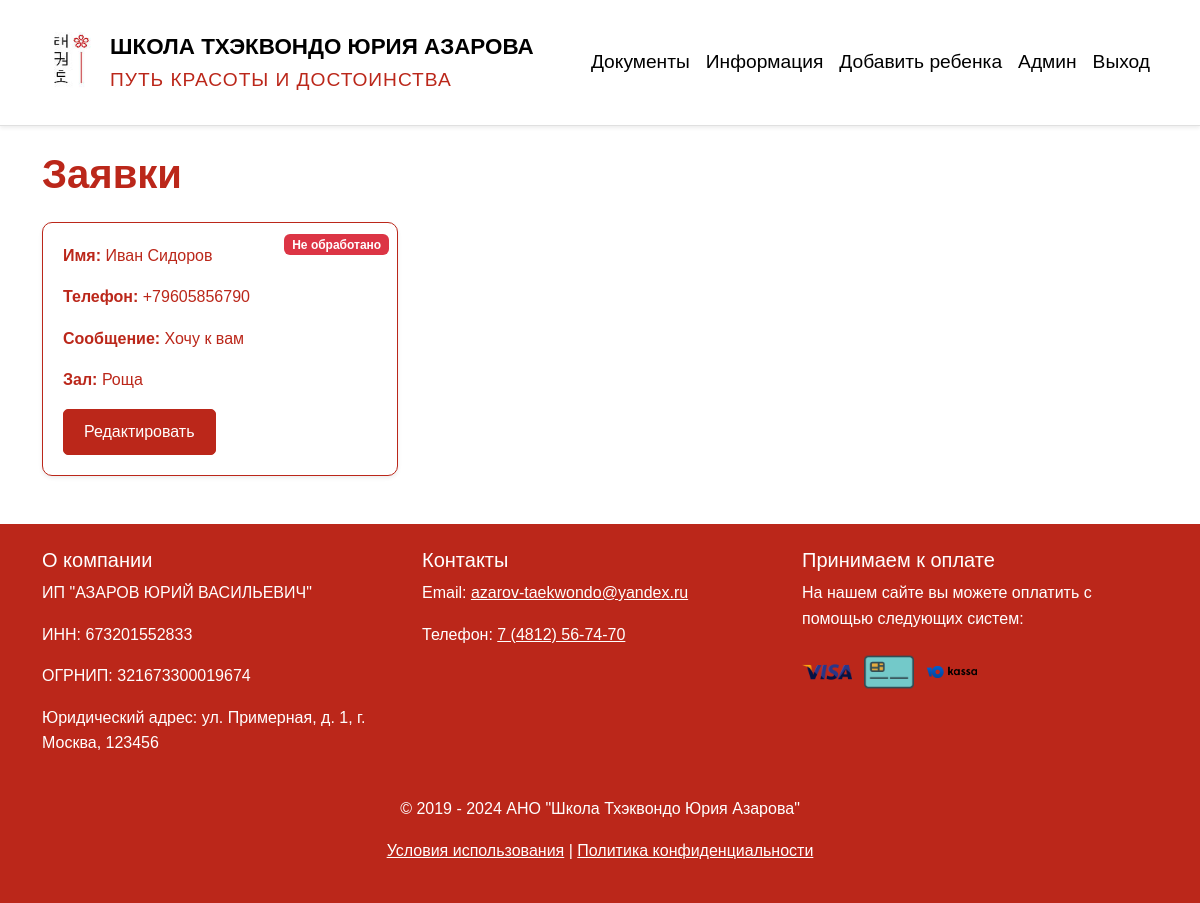
The page /applications/ (signed in) on the database its author committed.
### payments/models.py (models this page shows, shortened)
class Application(models.Model):
    name = models.CharField(max_length=100, blank=True, null=True)
    phone = models.CharField(max_length=20, blank=True, null=True)
    message = models.TextField(blank=True, null=True)
    status = models.BooleanField(default=False)
    hall = models.ForeignKey(Hall, on_delete=models.SET_NULL, null=True, blank=True)
    received_at = models.DateTimeField(auto_now_add=True)
    class Meta:
        verbose_name = 'Заявка'
        verbose_name_plural = 'Заявки'

class Hall(models.Model):
    name = models.CharField(max_length=100)
    trainer = models.ForeignKey(Trainer, on_delete=models.CASCADE)
    month_price = models.DecimalField(max_digits=10, decimal_places=2)
    additional_expenses = models.DecimalField(max_digits=10, decimal_places=2)
    class Meta:
        verbose_name = 'Зал'
        verbose_name_plural = 'Залы'

### payments/views.py (the view)
# urls.py: path('applications/', views.application_list, name='applications'),
def application_list(request):
    applications = Application.objects.all()
    return render(request, 'applications/application_list.html', {'applications': applications})

### templates/applications/application_list.html (shortened to what this page needs)
{% extends 'base.html' %}
{% block content %}
<h1 class="mb-4">Заявки</h1>
<div class="row">
    {% for application in applications %}
    <div class="col-md-4 mb-4">
        <div class="card shadow-sm h-100">
            <div class="position-absolute top-0 end-0 p-2">
                {% if application.status  %}
                    <span class="badge bg-success">Обработано</span>
                {% else %}
                    <span class="badge bg-danger">Не обработано</span>
                {% endif %}
            </div>
            <div class="card-body">
                <p class="card-text"><strong>Имя:</strong> {{ application.name }} </p>
                <p class="card-text"><strong>Телефон:</strong> {{ application.phone }}</p>
                <p class="card-text"><strong>Сообщение:</strong> {{ application.message }}</p>
                <p class="card-text">
                    <strong>Зал:</strong>
                    {% if application.hall %}
                    {{ application.hall.name }}
                    {% else %}
                    Не назначено
                    {% endif %}
                </p>
                <a href="{% url 'application-update' application.id %}" class="btn btn-primary">Редактировать</a>
            </div>
        </div>
    </div>
    {% endfor %}
</div>
{% endblock %}

### static/css/style.css (style rules this page uses)
body { font-family: Arial, sans-serif; line-height: 1.6; }
:root { --primary-color: rgba(187,39,26); --secondary-color: #ffffff; --text-color: #000000; }
body { font-family: 'Arial', sans-serif; background-color: var(--secondary-color); color: var(--text-color); }
.card { border-radius: 10px; background-color: var(--secondary-color); color: var(--primary-color); border: 1px solid var(--primary-color); }
.card-body { padding: 20px; }
h1, h2, h3 { font-weight: 700; color: var(--primary-color); }
.btn-primary { background-color: var(--primary-color); border-color: var(--primary-color); color: var(--secondary-color); }
:root { --primary-color: rgba(187, 39, 26); --secondary-color: #ffffff; --text-color: #000000; }
a { color: var(--primary-color); text-decoration: none; }
.btn-primary { background-color: var(--primary-color); border-color: var(--primary-color); color: var(--secondary-color); border-radius: 5px; padding: 10px 20px; transition: background-color 0.3s ease-in-out, color 0.3s ease-in-out; }
.card { border-radius: 10px; border: 1px solid var(--primary-color); }
.card-body { color: var(--primary-color); }

### rows shown on the page
Application: status "Не обработано", name "Иван Сидоров", phone "+79605856790", message "Хочу к вам", hall.name "Роща"
